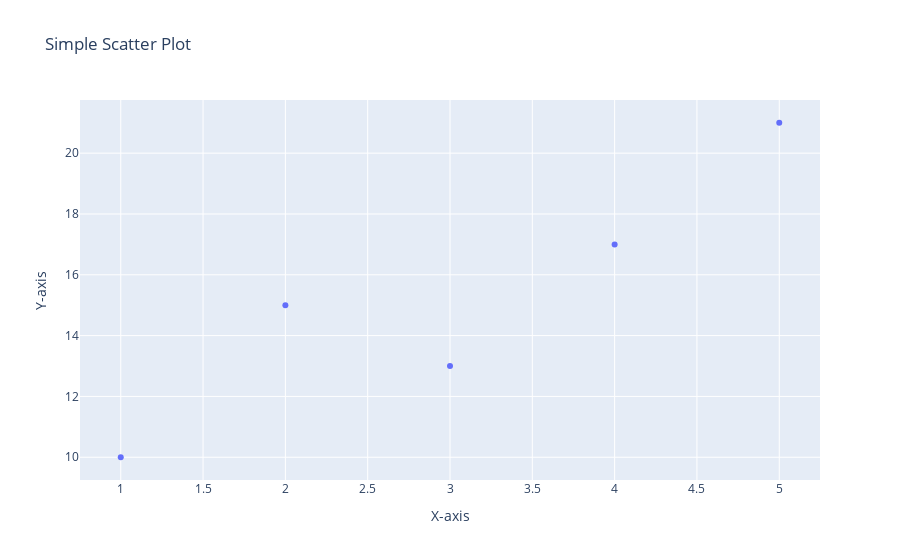

Write notebook code for a chart like this one.
### Code cell
import plotly.graph_objects as go

# 샘플 데이터 생성
data = go.Scatter(
    x=[1, 2, 3, 4, 5],
    y=[10, 15, 13, 17, 21],
    mode='markers'
)

layout = go.Layout(
    title='Simple Scatter Plot',
    xaxis=dict(title='X-axis'),
    yaxis=dict(title='Y-axis')
)

fig = go.Figure(data=[data], layout=layout)
fig.show()

### Figure 1 — Plotly figure (JSON) as saved in the notebook; plotly's stock layout.template omitted (floating-point values rounded to 4 significant figures)
{"data": [{"mode": "markers", "type": "scatter", "x": [1, 2, 3, 4, 5], "y": [10, 15, 13, 17, 21]}], "layout": {"title": {"text": "Simple Scatter Plot"}, "xaxis": {"title": {"text": "X-axis"}}, "yaxis": {"title": {"text": "Y-axis"}}}}
